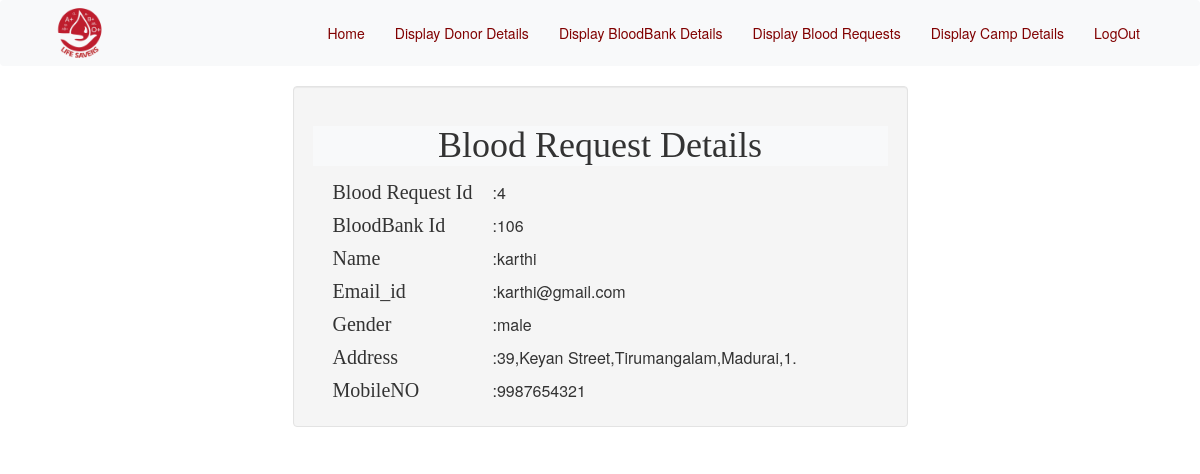
The page /Admin/profilereq.php?brid=4 (signed in) on the database its author committed.
### tables this page shows
CREATE TABLE `br_details` (
  `brid` int(11) NOT NULL,
  `name` varchar(30) DEFAULT NULL,
  `gender` varchar(8) DEFAULT NULL,
  `doorno` int(11) DEFAULT NULL,
  `street` varchar(40) DEFAULT NULL,
  `city` varchar(20) DEFAULT NULL,
  `district` varchar(30) DEFAULT NULL,
  `state` varchar(30) DEFAULT NULL,
  `quantity` int(11) DEFAULT NULL,
  `blood_group` varchar(4) DEFAULT NULL,
  `bid` int(11) DEFAULT NULL,
  `email_id` varchar(30) DEFAULT NULL,
  `mobile` bigint(20) DEFAULT NULL,
  `status` int(2) DEFAULT NULL,
  `date_of_req` date DEFAULT NULL
);

### Admin/profilereq.php (the view, shortened to what this page needs)
<?php
	$brid=$_GET["brid"];
	include 'layout/header.php';
	include 'layout/navbar.php';
?>
	<div class="row">
		<div class="col-sm-3">
		</div>
		<div class="col-sm-6 well">
					<center><h1 class="bg-light" style="float:center;font-family:Times New Roman Matura MT Script Capitals">Blood Request Details</h1></center>
         <center><form method="POST" action="">
			<?php
				$query="select * from br_details where brid=$brid";
				$res=mysqli_query($link,$query);
				$result=mysqli_fetch_array($res);
			?>
            <table style="" class="table-responsive">
				<tr>
                <td style="font-family:Times New Roman;font-size:20px; padding:5px 20px;" >Blood Request Id</td>
                <td> : </td>
						<td><?= $result['brid']; ?></td>
				</tr>
				<tr>
                <td style="font-family:Times New Roman;font-size:20px; padding:5px 20px;" >BloodBank Id</td>
                <td> : </td>
						<td><?= $result['bid']; ?></td>
              </tr>
              <tr>
                <td style="font-family:Times New RomanTimes New Roman;font-size:20px; padding:5px 20px;" >Name </td>
                <td> : </td>
						<td><?= $result['name']; ?></td>
              </tr>
			  <tr>
                <td style="font-family:Times New RomanTimes New Roman;font-size:20px; padding:5px 20px;" >Email_id</td>
                <td> : </td>
						<td><?= $result['email_id']; ?></td>
              </tr>
			  <tr>
                <td style="font-family:Times New RomanTimes New Roman;font-size:20px; padding:5px 20px;" >Gender</td>
                <td> : </td>
						<td><?= $result['gender']; ?></td>
              </tr>
            <tr>
              <td style="font-family:Times New Roman ;font-size:20px;padding:5px 20px;">Address</td>
              <td> : </td>
              <td><?= $result['doorno']; ?>,<?= $result['street']; ?>,<?= $result['city']; ?>,<?= $result['district']; ?>,<?= $result['state']; ?>.</td>
            </tr>
            <tr>
              <td style="font-family:Times New Roman ;font-size:20px;padding:5px 20px;" >MobileNO</td>
              <td> : </td>
              <td><?= $result['mobile']; ?></td>
            </tr>
        </table>
      </form>
      </center>
		</div>
		<div class="col-sm-3">
		</div>
	</div>
</body>
</html>

### Admin/css/style.css (style rules this page uses)
* { margin:0; padding:0; }

### rows shown on the page
br_details: brid "4", bid "106", name "karthi", email "karthi@gmail.com", gender "male", doorno "39", street "Keyan Street", city "Tirumangalam", district "Madurai", state "1", mobile "9987654321"
